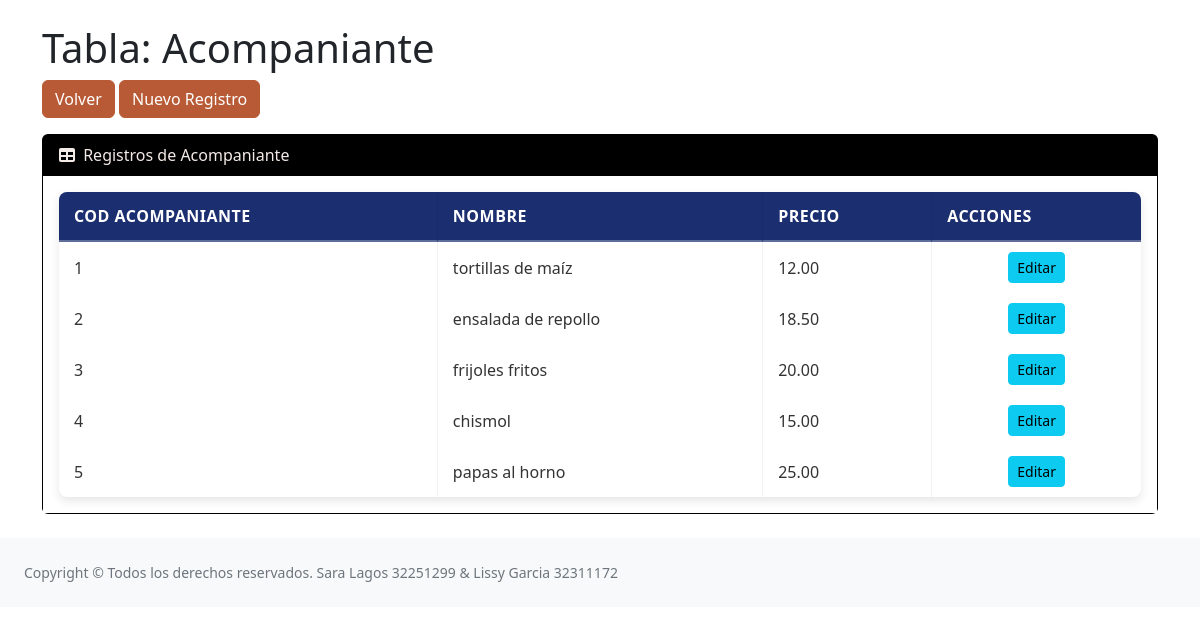
Before: /admin.php?tabla=acompaniante with the older database file.
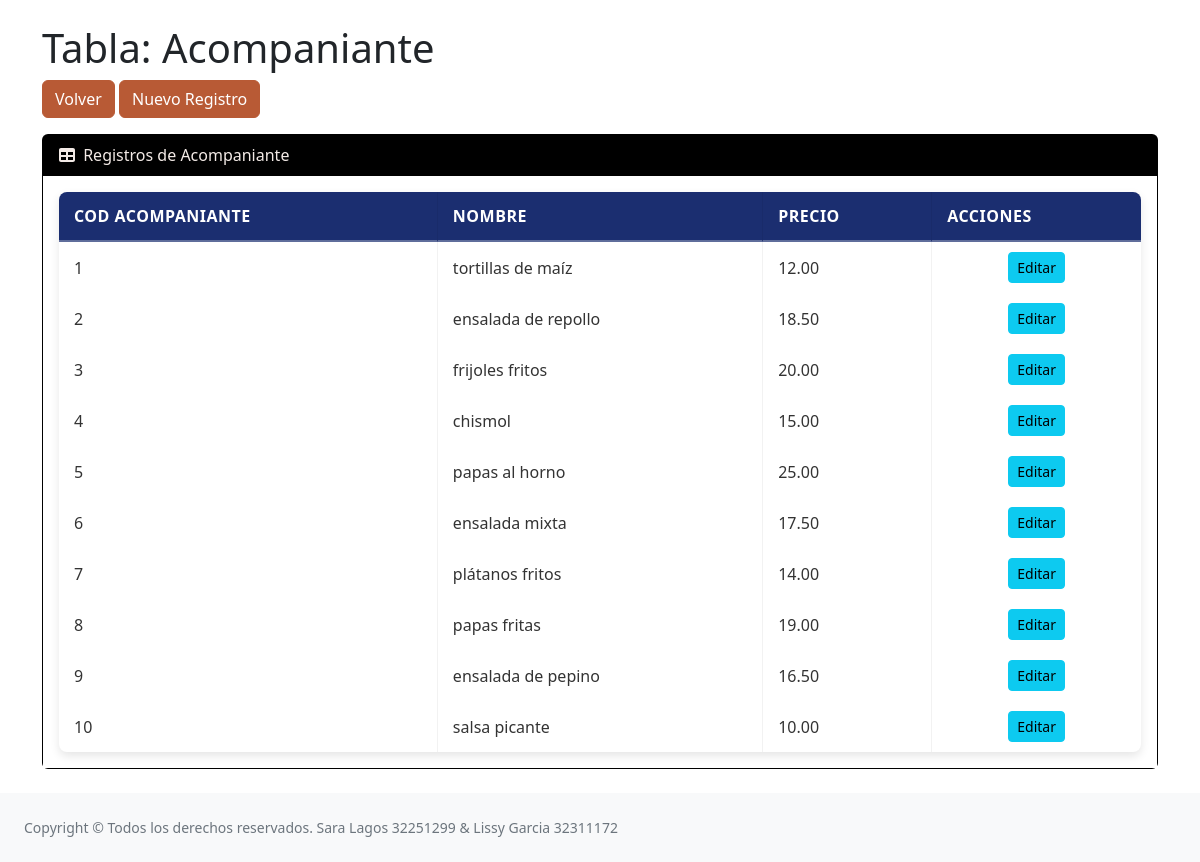
After: the same page with the newer database file.
### tables this page shows
CREATE TABLE acompaniante (
    cod_acompaniante INT PRIMARY KEY AUTO_INCREMENT,
    nombre VARCHAR(45) NOT NULL,
    precio DECIMAL(10,2) NOT NULL
);

### admin.php (the view, shortened to what this page needs)
<?php
$tabla = $_GET['tabla'] ?? '';
require './config/database.php';
$sql = "SELECT * FROM `$tabla`";
$resultado = mysqli_query($db, $sql);
?>
<!DOCTYPE html>
<html lang="en">
    <head>
        <link href="https://cdn.jsdelivr.net/npm/simple-datatables@7.1.2/dist/style.min.css" rel="stylesheet" />
        <link href="css/styles-admin.css" rel="stylesheet" />
    </head>
    <body class="sb-nav-fixed">
        <div class="container mt-4">
    <h1>Tabla: <?php echo ucwords(str_replace("_", " ", $tabla)); ?></h1>
    <a href="index.php" class="btn btn-primary mb-3">Volver</a>
    <a href="#addProductModal" class="btn btn-success mb-3" data-toggle="modal">Nuevo Registro</a>
    <div class="card mb-4">
        <div class="card-header">
            <i class="fas fa-table me-1"></i>
            Registros de <?php echo ucwords(str_replace("_", " ", $tabla)); ?>
        </div>
        <div class="card-body">
            <table id="datatablesSimple">
<thead>
    <tr>
        <?php
$primerFila = mysqli_fetch_assoc($resultado);
$columnas = [];
$clavePrimaria = '';
if ($primerFila) {
    $keys = array_keys($primerFila);
    $clavePrimaria = $keys[0];
    foreach ($keys as $col) {
        if ($col !== $clavePrimaria) {
            $columnas[] = $col;
        }
    }
}
echo "<thead><tr>";
echo "<th>" . ucfirst(str_replace("_", " ", $clavePrimaria)) . "</th>";
foreach ($columnas as $col) {
    echo "<th>" . ucfirst(str_replace("_", " ", $col)) . "</th>";
}
echo "<th>Acciones</th>";
echo "</tr></thead>";
        ?>
    </tr>
</thead>
<tbody>
<?php
if ($primerFila) {
    echo "<tr>";
    echo "<td data-name='{$clavePrimaria}'>" . htmlspecialchars($primerFila[$clavePrimaria]) . "</td>";
    foreach ($columnas as $col) {
        echo "<td data-name='{$col}'>" . htmlspecialchars($primerFila[$col]) . "</td>";
    }
    echo "<td>
        <a href='#editProductModal' class='edit btn btn-sm btn-info' data-prod-id='{$primerFila[$clavePrimaria]}'>Editar</a>
    </td>";
    echo "</tr>";
}
while ($fila = mysqli_fetch_assoc($resultado)) {
    echo "<tr>";
    echo "<td data-name='{$clavePrimaria}'>" . htmlspecialchars($fila[$clavePrimaria]) . "</td>";
    foreach ($columnas as $col) {
        echo "<td data-name='{$col}'>" . htmlspecialchars($fila[$col]) . "</td>";
    }
    echo "<td>
        <a href='#editProductModal' class='edit btn btn-sm btn-info' data-prod-id='{$fila[$clavePrimaria]}'>Editar</a>
    </td>";
    echo "</tr>";
}
?>
</tbody>
            </table>
        </div>
    </div>
</div>
                <footer class="py-4 bg-light mt-auto">
                    <div class="container-fluid px-4">
                        <div class="d-flex align-items-center justify-content-between small">
                            <div class="text-muted">Copyright &copy; Todos los derechos reservados. Sara Lagos 32251299 & Lissy Garcia 32311172</div>
                        </div>
                    </div>
                </footer>
    </body>
</html>

Changed rows visible on the page:
added acompaniante: cod_acompaniante "6", nombre "ensalada mixta", precio "17.50"
added acompaniante: cod_acompaniante "7", nombre "plátanos fritos", precio "14.00"
added acompaniante: cod_acompaniante "8", nombre "papas fritas", precio "19.00"
added acompaniante: cod_acompaniante "9", nombre "ensalada de pepino", precio "16.50"
added acompaniante: cod_acompaniante "10", nombre "salsa picante", precio "10.00"
